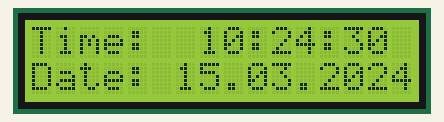
A sketch run on a simulated Arduino Uno, built with avr-gcc and run on an emulated ATmega328P. Shown: 16×2 character LCD. The local clock reads 2024-03-15 10:24:30 at power-on unless the sketch sets it.

Above: at 0.1 s.
At 4.2 s:
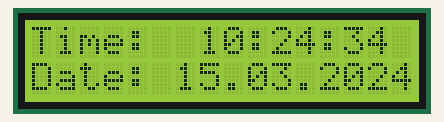
At 9.2 s:
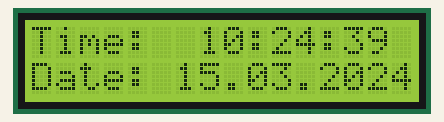
At 19.3 s:
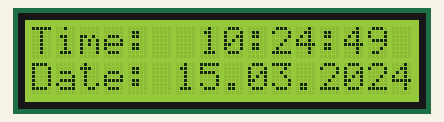
At 28.3 s:
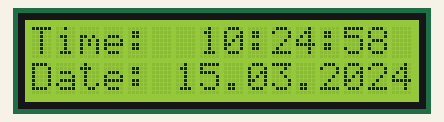
At 38.4 s:
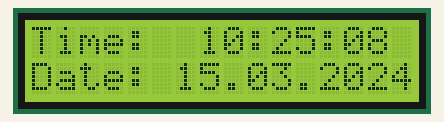

Measured:
- what the display in image 1 shows lasts 1.0 s, from 4.1 s to 5.1 s

The sketch:

rtcc_test.ino
```cpp
/*
* Arduino DS3231 Real Time Clock Module Tutorial
*
* Crated by Dejan Nedelkovski,
* www.HowToMechatronics.com
*
* DS3231 Library made by Henning Karlsen which can be found and downloaded from his website, www.rinkydinkelectronics.com.
*
*/
#include <DS3231.h>
#include <LiquidCrystal.h> // includes the LiquidCrystal Library

DS3231  rtc(SDA, SCL);
const int rs = 22, en = 23, d4 = 28, d5 = 29, d6 = 30, d7 = 31;
LiquidCrystal lcd(rs, en, d4, d5, d6, d7); // Creates an LC object. Parameters: (rs, enable, d4, d5, d6, d7)

void setup() {
 rtc.begin(); // Initialize the rtc object
 lcd.begin(16,2); // Initializes the interface to the LCD screen, and specifies the dimensions (width and height) of the display }
}

void loop() {
 lcd.setCursor(0,0);
 lcd.print("Time:  ");
 lcd.print(rtc.getTimeStr());

 lcd.setCursor(0,1);
 lcd.print("Date: ");
 lcd.print(rtc.getDateStr());

 delay(1000);
}
```
